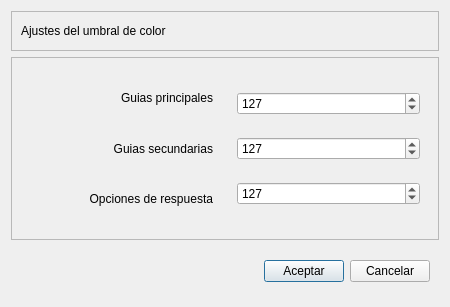
<?xml version="1.0" encoding="UTF-8"?>
<ui version="4.0">
 <class>VentanaAjustes</class>
 <widget class="QDialog" name="VentanaAjustes">
  <property name="windowModality">
   <enum>Qt::WindowModality::WindowModal</enum>
  </property>
  <property name="geometry">
   <rect>
    <x>0</x>
    <y>0</y>
    <width>450</width>
    <height>307</height>
   </rect>
  </property>
  <property name="maximumSize">
   <size>
    <width>450</width>
    <height>350</height>
   </size>
  </property>
  <property name="windowTitle">
   <string>Ajustes</string>
  </property>
  <property name="modal">
   <bool>false</bool>
  </property>
  <layout class="QVBoxLayout" name="verticalLayout_4">
   <item>
    <layout class="QVBoxLayout" name="verticalLayout_2">
     <item>
      <widget class="QFrame" name="frameEncabezado">
       <property name="maximumSize">
        <size>
         <width>16777215</width>
         <height>40</height>
        </size>
       </property>
       <property name="frameShape">
        <enum>QFrame::Shape::StyledPanel</enum>
       </property>
       <property name="frameShadow">
        <enum>QFrame::Shadow::Raised</enum>
       </property>
       <layout class="QHBoxLayout" name="horizontalLayout">
        <item>
         <widget class="QLabel" name="label">
          <property name="text">
           <string>Ajustes del umbral de color</string>
          </property>
         </widget>
        </item>
       </layout>
      </widget>
     </item>
     <item>
      <widget class="QFrame" name="frameCentral">
       <property name="frameShape">
        <enum>QFrame::Shape::StyledPanel</enum>
       </property>
       <property name="frameShadow">
        <enum>QFrame::Shadow::Raised</enum>
       </property>
       <layout class="QHBoxLayout" name="horizontalLayout_3">
        <item>
         <widget class="QFrame" name="frame">
          <property name="frameShape">
           <enum>QFrame::Shape::NoFrame</enum>
          </property>
          <property name="frameShadow">
           <enum>QFrame::Shadow::Raised</enum>
          </property>
          <property name="lineWidth">
           <number>0</number>
          </property>
          <layout class="QVBoxLayout" name="verticalLayout">
           <item>
            <widget class="QLabel" name="label_2">
             <property name="text">
              <string>Guias principales</string>
             </property>
             <property name="alignment">
              <set>Qt::AlignmentFlag::AlignRight|Qt::AlignmentFlag::AlignTrailing|Qt::AlignmentFlag::AlignVCenter</set>
             </property>
            </widget>
           </item>
           <item>
            <widget class="QLabel" name="label_3">
             <property name="text">
              <string>Guias secundarias</string>
             </property>
             <property name="alignment">
              <set>Qt::AlignmentFlag::AlignRight|Qt::AlignmentFlag::AlignTrailing|Qt::AlignmentFlag::AlignVCenter</set>
             </property>
            </widget>
           </item>
           <item>
            <widget class="QLabel" name="label_4">
             <property name="text">
              <string>Opciones de respuesta</string>
             </property>
             <property name="alignment">
              <set>Qt::AlignmentFlag::AlignRight|Qt::AlignmentFlag::AlignTrailing|Qt::AlignmentFlag::AlignVCenter</set>
             </property>
            </widget>
           </item>
          </layout>
         </widget>
        </item>
        <item>
         <widget class="QFrame" name="frame_2">
          <property name="frameShape">
           <enum>QFrame::Shape::NoFrame</enum>
          </property>
          <property name="frameShadow">
           <enum>QFrame::Shadow::Raised</enum>
          </property>
          <property name="lineWidth">
           <number>0</number>
          </property>
          <layout class="QVBoxLayout" name="verticalLayout_3">
           <item>
            <widget class="QSpinBox" name="spinUmbralPGP">
             <property name="maximum">
              <number>255</number>
             </property>
             <property name="value">
              <number>127</number>
             </property>
            </widget>
           </item>
           <item>
            <widget class="QSpinBox" name="spinUmbralPGS">
             <property name="maximum">
              <number>255</number>
             </property>
             <property name="value">
              <number>127</number>
             </property>
            </widget>
           </item>
           <item>
            <widget class="QSpinBox" name="spinUmbralOpcionMarcada">
             <property name="maximum">
              <number>255</number>
             </property>
             <property name="value">
              <number>127</number>
             </property>
            </widget>
           </item>
          </layout>
         </widget>
        </item>
       </layout>
      </widget>
     </item>
     <item>
      <widget class="QFrame" name="framePie">
       <property name="maximumSize">
        <size>
         <width>16777215</width>
         <height>50</height>
        </size>
       </property>
       <property name="frameShape">
        <enum>QFrame::Shape::NoFrame</enum>
       </property>
       <property name="frameShadow">
        <enum>QFrame::Shadow::Raised</enum>
       </property>
       <property name="lineWidth">
        <number>0</number>
       </property>
       <layout class="QHBoxLayout" name="horizontalLayout_2">
        <item>
         <spacer name="horizontalSpacer">
          <property name="orientation">
           <enum>Qt::Orientation::Horizontal</enum>
          </property>
          <property name="sizeHint" stdset="0">
           <size>
            <width>40</width>
            <height>20</height>
           </size>
          </property>
         </spacer>
        </item>
        <item>
         <widget class="QPushButton" name="buttonAceptar">
          <property name="text">
           <string>Aceptar</string>
          </property>
         </widget>
        </item>
        <item>
         <widget class="QPushButton" name="buttonCancelar">
          <property name="text">
           <string>Cancelar</string>
          </property>
         </widget>
        </item>
       </layout>
      </widget>
     </item>
    </layout>
   </item>
  </layout>
 </widget>
 <resources/>
 <connections/>
</ui>
